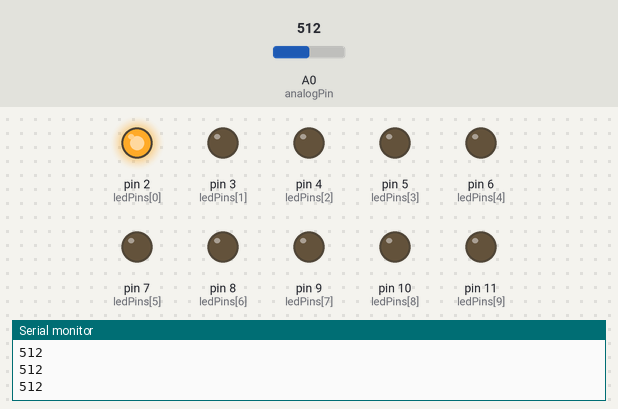
A sketch run on a simulated Arduino Uno, built with avr-gcc and run on an emulated ATmega328P. Parts: output pins drawn as LEDs (lit = HIGH), the last lines printed to the serial monitor. Inputs (shaded band) come from the test bench; at power-on: A0 (analogPin) = 512.

Above: at 1.2 s.
1.3 s: A0 (analogPin) set to 466
At 2.2 s:
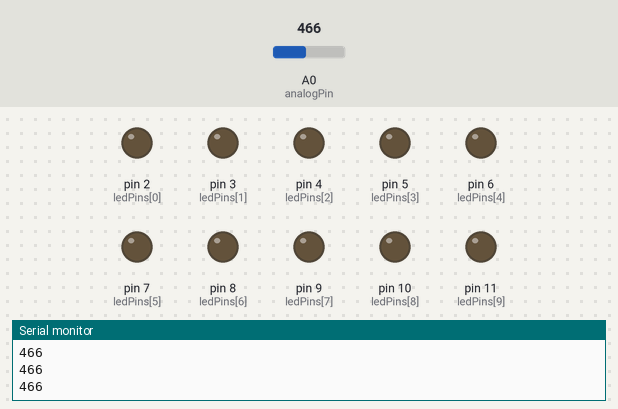
2.8 s: A0 (analogPin) set to 716
At 3.5 s:
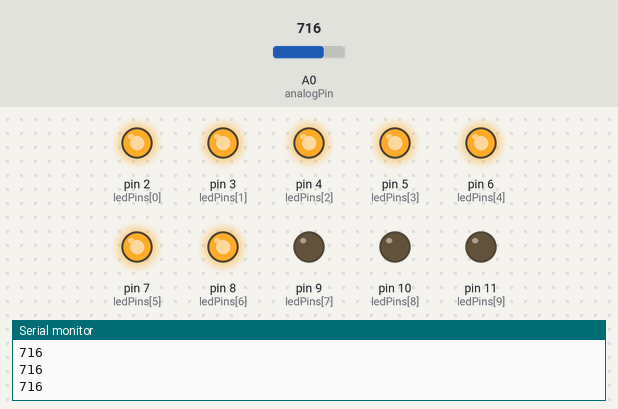
4.3 s: A0 (analogPin) set to 748
At 4.9 s:
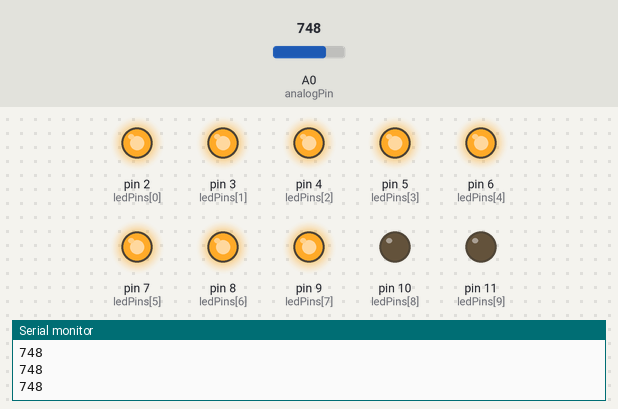
5.8 s: A0 (analogPin) set to 782
At 7.0 s:
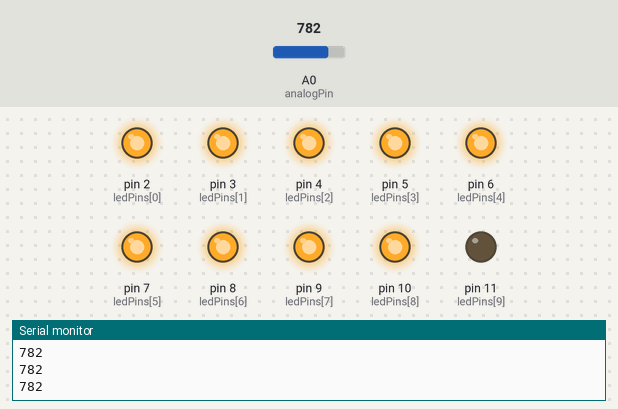
7.3 s: A0 (analogPin) set to 810
At 8.2 s:
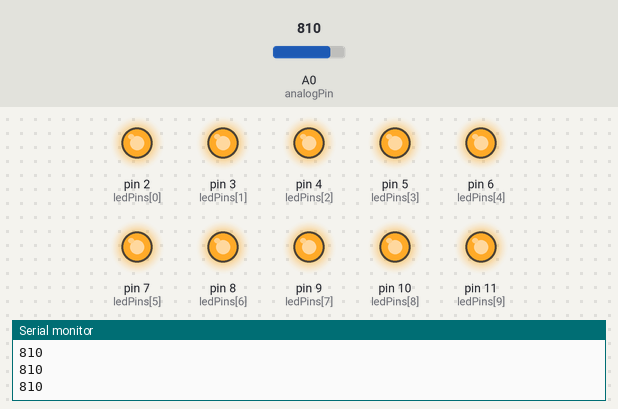
8.8 s: A0 (analogPin) set to 790
At 9.5 s:
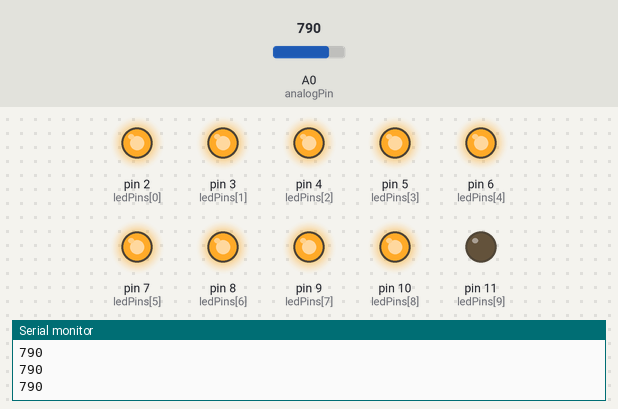
Timing chart, 0 to 11.3 s (numbered marks = the images above; inputs shaded):
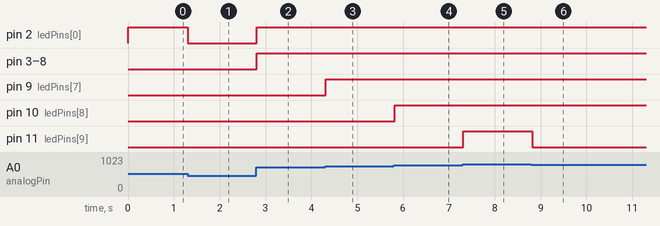

Measured:
- the behaviour switches between 485 and 484 on A0 (analogPin) (found by bisection; images 0 and 1)
- the behaviour switches between 729 and 730 on A0 (analogPin) (found by bisection; images 2 and 3)
- the behaviour switches between 764 and 765 on A0 (analogPin) (found by bisection; images 3 and 4)
- after the input at 1.3 s, pin 2 (ledPins[0]): HIGH → LOW at once
- after the input at 2.8 s, pin 2 (ledPins[0]), pin 3 (ledPins[1]), pin 4 (ledPins[2]), pin 5 (ledPins[3]), pin 6 (ledPins[4]), pin 7 (ledPins[5]), pin 8 (ledPins[6]): LOW → HIGH at once
- after the input at 4.3 s, pin 9 (ledPins[7]): LOW → HIGH at once
- after the input at 5.8 s, pin 10 (ledPins[8]): LOW → HIGH at once
- after the input at 7.3 s, pin 11 (ledPins[9]): LOW → HIGH at once
- after the input at 8.8 s, pin 11 (ledPins[9]): HIGH → LOW at once

The sketch:

sketch_may22a.ino
```cpp
const int analogPin=A0;
const int ledCount=10;
int ledPins[]={
  2,3,4,5,6,7,8,9,10,11
  };
void setup() {
  // put your setup code here, to run once:
  Serial.begin(9600);
  for(int thisLed=0;thisLed<ledCount;thisLed++){
    pinMode(ledPins[thisLed],OUTPUT);
    }
}

void loop() {
int aRead=analogRead(A0);

Serial.println(aRead);

  int sensorReading = analogRead(analogPin);
  if(sensorReading<450){
    sensorReading=450;
  }else if(sensorReading>800){
    sensorReading=800;
    }
  int ledLevel = map(sensorReading, 450, 800, 0, ledCount);

  for (int thisLed = 0; thisLed < ledCount; thisLed++) {

    if (thisLed < ledLevel) {
      digitalWrite(ledPins[thisLed], HIGH);
    }

    else {
      digitalWrite(ledPins[thisLed], LOW);
    }
delay(1);
  }
}
```
